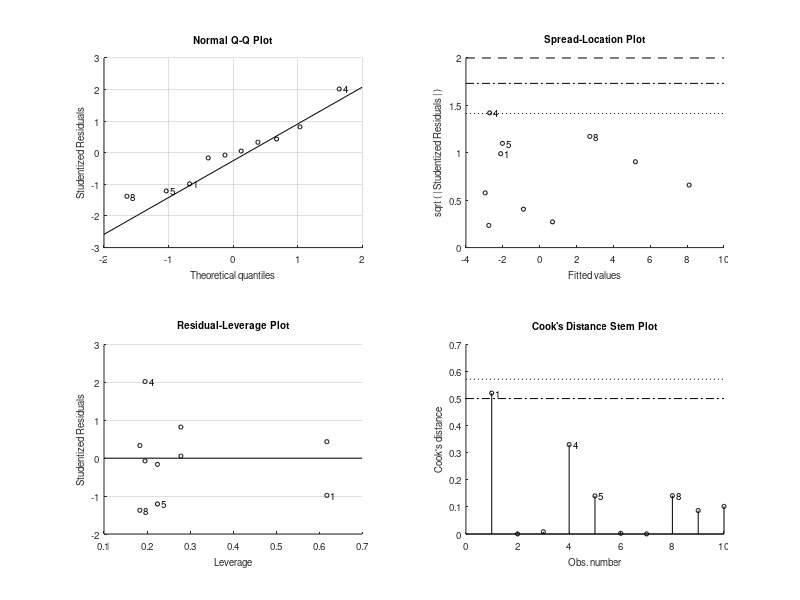

This figure's MATLAB source: (Note: this script raises an error after producing the figure.)
%HW 4
%problem 1
clear all
close all
clc

%make column of time and data
t = [1:10]';
d = [-2.73,-2.71,-2.65,-0.87,-3.10,-1.03,0.63,1.46,5.90,8.38]';
%number of data
N = 10;
%number of parameters (a b c)
k = 3;
%dont know how its spelled, symbol looks like a curvy V,
%i will call it "neu" becuz that's what it sounds like
neu = N - k;
%beta would be represented as [c b a]';

%design matrix A where column of ones is implicit when
%input into the fitlm function
% p = [t.^0,t.^1,t.^2];
p = [t.^1,t.^2];

%linear model
lm = fitlm(p,d);

%a_hat, b_hat, and c_hat
a_hat = lm.Coefficients.Estimate(3);
b_hat = lm.Coefficients.Estimate(2);
c_hat = lm.Coefficients.Estimate(1);
%we must assign std dev to a b and c
std_a = lm.Coefficients.SE(3);
std_b = lm.Coefficients.SE(2);
std_c = lm.Coefficients.SE(1);
%do we multiply this by sqrt neu/neu-2?

std_a2 = std_a * sqrt(neu/(neu-2));
std_b2 = std_b * sqrt(neu/(neu-2));
std_c2 = std_c * sqrt(neu/(neu-2));

a = a_hat + std_a2;
a2 = a_hat - std_a2;
b = b_hat + std_a2;
b2 = b_hat - std_a2;
c = c_hat + std_b2;
c2 = c_hat - std_c2;
%lets find beta_hat
%try again?
p2 = [t.^0,t.^1,t.^2];
%same as (A'A)\A'y (when we were calling the data y)
beta_hat = p\d;
beta_hat2 = p2\d;


fprintf('a = %d +/- %d \n',a_hat,std_a2);
fprintf('b = %d +/- %d \n',b_hat,std_b2);
fprintf('c = %d +/- %d \n',c_hat,std_c2);


t12=(1:12)';

model_12=a_hat.*t12.^2+b_hat.*t12+c_hat;

n=5000;



sigma_a =a_hat + 1*std_a2*randn(n,1);
sigma_b =b_hat + 1*std_b2*randn(n,1);
sigma_c =c_hat + 1*std_c2*randn(n,1);



figure(1)
for i=1:n
    hold on
    plot(t12,sigma_a(i).*t12.^2+sigma_b(i).*t12+sigma_c(i),'b','LineWidth',2)
    
end
plot(t,d,'o','Linewidth',2)
plot(t12,model_12,'k','LineWidth',2)

hold off

error_12 = [];
for i = 1:n
    error_12(i)=sigma_a(i).*12.^2+sigma_b(i).*12+sigma_c(i);
end


d12=a_hat.*12^2+b_hat.*12+c_hat;



figure(2) 
hist(error_12-d12,40)


error_12 = std(error_12-d12)

